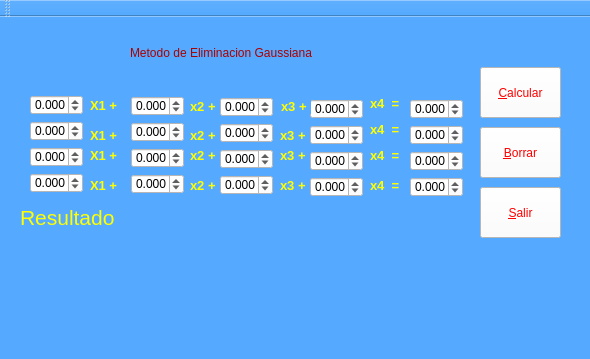
<?xml version="1.0" encoding="UTF-8"?>
<ui version="4.0">
 <class>eliminacion</class>
 <widget class="QMainWindow" name="eliminacion">
  <property name="geometry">
   <rect>
    <x>0</x>
    <y>0</y>
    <width>590</width>
    <height>359</height>
   </rect>
  </property>
  <property name="windowTitle">
   <string>eliminacion</string>
  </property>
  <property name="styleSheet">
   <string notr="true">background-color: rgb(85, 170, 255);</string>
  </property>
  <widget class="QWidget" name="centralWidget">
   <widget class="QDoubleSpinBox" name="a1">
    <property name="geometry">
     <rect>
      <x>30</x>
      <y>78</y>
      <width>53</width>
      <height>20</height>
     </rect>
    </property>
    <property name="styleSheet">
     <string notr="true">background-color: rgb(255, 255, 255);</string>
    </property>
    <property name="decimals">
     <number>3</number>
    </property>
    <property name="minimum">
     <double>-99.000000000000000</double>
    </property>
    <property name="singleStep">
     <double>0.100000000000000</double>
    </property>
   </widget>
   <widget class="QDoubleSpinBox" name="a2">
    <property name="geometry">
     <rect>
      <x>30</x>
      <y>104</y>
      <width>53</width>
      <height>20</height>
     </rect>
    </property>
    <property name="styleSheet">
     <string notr="true">background-color: rgb(255, 255, 255);</string>
    </property>
    <property name="decimals">
     <number>3</number>
    </property>
    <property name="minimum">
     <double>-99.000000000000000</double>
    </property>
    <property name="singleStep">
     <double>0.100000000000000</double>
    </property>
   </widget>
   <widget class="QDoubleSpinBox" name="a3">
    <property name="geometry">
     <rect>
      <x>30</x>
      <y>130</y>
      <width>53</width>
      <height>20</height>
     </rect>
    </property>
    <property name="styleSheet">
     <string notr="true">background-color: rgb(255, 255, 255);</string>
    </property>
    <property name="decimals">
     <number>3</number>
    </property>
    <property name="minimum">
     <double>-99.000000000000000</double>
    </property>
    <property name="singleStep">
     <double>0.100000000000000</double>
    </property>
   </widget>
   <widget class="QDoubleSpinBox" name="a4">
    <property name="geometry">
     <rect>
      <x>30</x>
      <y>156</y>
      <width>53</width>
      <height>20</height>
     </rect>
    </property>
    <property name="styleSheet">
     <string notr="true">background-color: rgb(255, 255, 255);</string>
    </property>
    <property name="decimals">
     <number>3</number>
    </property>
    <property name="minimum">
     <double>-99.000000000000000</double>
    </property>
    <property name="singleStep">
     <double>0.100000000000000</double>
    </property>
   </widget>
   <widget class="QDoubleSpinBox" name="b1">
    <property name="geometry">
     <rect>
      <x>131</x>
      <y>79</y>
      <width>53</width>
      <height>20</height>
     </rect>
    </property>
    <property name="styleSheet">
     <string notr="true">background-color: rgb(255, 255, 255);</string>
    </property>
    <property name="decimals">
     <number>3</number>
    </property>
    <property name="minimum">
     <double>-99.000000000000000</double>
    </property>
    <property name="singleStep">
     <double>0.100000000000000</double>
    </property>
   </widget>
   <widget class="QDoubleSpinBox" name="c1">
    <property name="geometry">
     <rect>
      <x>220</x>
      <y>80</y>
      <width>53</width>
      <height>20</height>
     </rect>
    </property>
    <property name="styleSheet">
     <string notr="true">background-color: rgb(255, 255, 255);</string>
    </property>
    <property name="decimals">
     <number>3</number>
    </property>
    <property name="minimum">
     <double>-99.000000000000000</double>
    </property>
    <property name="singleStep">
     <double>0.100000000000000</double>
    </property>
   </widget>
   <widget class="QDoubleSpinBox" name="d1">
    <property name="geometry">
     <rect>
      <x>310</x>
      <y>82</y>
      <width>53</width>
      <height>20</height>
     </rect>
    </property>
    <property name="styleSheet">
     <string notr="true">background-color: rgb(255, 255, 255);</string>
    </property>
    <property name="decimals">
     <number>3</number>
    </property>
    <property name="minimum">
     <double>-99.000000000000000</double>
    </property>
    <property name="singleStep">
     <double>0.100000000000000</double>
    </property>
   </widget>
   <widget class="QDoubleSpinBox" name="A">
    <property name="geometry">
     <rect>
      <x>410</x>
      <y>82</y>
      <width>53</width>
      <height>20</height>
     </rect>
    </property>
    <property name="styleSheet">
     <string notr="true">background-color: rgb(255, 255, 255);</string>
    </property>
    <property name="decimals">
     <number>3</number>
    </property>
    <property name="minimum">
     <double>-99.000000000000000</double>
    </property>
    <property name="singleStep">
     <double>0.100000000000000</double>
    </property>
   </widget>
   <widget class="QDoubleSpinBox" name="B">
    <property name="geometry">
     <rect>
      <x>410</x>
      <y>108</y>
      <width>53</width>
      <height>20</height>
     </rect>
    </property>
    <property name="styleSheet">
     <string notr="true">background-color: rgb(255, 255, 255);</string>
    </property>
    <property name="decimals">
     <number>3</number>
    </property>
    <property name="minimum">
     <double>-99.000000000000000</double>
    </property>
    <property name="singleStep">
     <double>0.100000000000000</double>
    </property>
   </widget>
   <widget class="QDoubleSpinBox" name="d2">
    <property name="geometry">
     <rect>
      <x>310</x>
      <y>108</y>
      <width>53</width>
      <height>20</height>
     </rect>
    </property>
    <property name="styleSheet">
     <string notr="true">background-color: rgb(255, 255, 255);</string>
    </property>
    <property name="decimals">
     <number>3</number>
    </property>
    <property name="minimum">
     <double>-99.000000000000000</double>
    </property>
    <property name="singleStep">
     <double>0.100000000000000</double>
    </property>
   </widget>
   <widget class="QDoubleSpinBox" name="b2">
    <property name="geometry">
     <rect>
      <x>131</x>
      <y>105</y>
      <width>53</width>
      <height>20</height>
     </rect>
    </property>
    <property name="styleSheet">
     <string notr="true">background-color: rgb(255, 255, 255);</string>
    </property>
    <property name="decimals">
     <number>3</number>
    </property>
    <property name="minimum">
     <double>-99.000000000000000</double>
    </property>
    <property name="singleStep">
     <double>0.100000000000000</double>
    </property>
   </widget>
   <widget class="QDoubleSpinBox" name="c2">
    <property name="geometry">
     <rect>
      <x>220</x>
      <y>106</y>
      <width>53</width>
      <height>20</height>
     </rect>
    </property>
    <property name="styleSheet">
     <string notr="true">background-color: rgb(255, 255, 255);</string>
    </property>
    <property name="decimals">
     <number>3</number>
    </property>
    <property name="minimum">
     <double>-99.000000000000000</double>
    </property>
    <property name="singleStep">
     <double>0.100000000000000</double>
    </property>
   </widget>
   <widget class="QDoubleSpinBox" name="d3">
    <property name="geometry">
     <rect>
      <x>310</x>
      <y>134</y>
      <width>53</width>
      <height>20</height>
     </rect>
    </property>
    <property name="styleSheet">
     <string notr="true">background-color: rgb(255, 255, 255);</string>
    </property>
    <property name="decimals">
     <number>3</number>
    </property>
    <property name="minimum">
     <double>-99.000000000000000</double>
    </property>
    <property name="singleStep">
     <double>0.100000000000000</double>
    </property>
   </widget>
   <widget class="QDoubleSpinBox" name="C">
    <property name="geometry">
     <rect>
      <x>410</x>
      <y>134</y>
      <width>53</width>
      <height>20</height>
     </rect>
    </property>
    <property name="styleSheet">
     <string notr="true">background-color: rgb(255, 255, 255);</string>
    </property>
    <property name="decimals">
     <number>3</number>
    </property>
    <property name="minimum">
     <double>-99.000000000000000</double>
    </property>
    <property name="singleStep">
     <double>0.100000000000000</double>
    </property>
   </widget>
   <widget class="QDoubleSpinBox" name="b3">
    <property name="geometry">
     <rect>
      <x>131</x>
      <y>131</y>
      <width>53</width>
      <height>20</height>
     </rect>
    </property>
    <property name="styleSheet">
     <string notr="true">background-color: rgb(255, 255, 255);</string>
    </property>
    <property name="decimals">
     <number>3</number>
    </property>
    <property name="minimum">
     <double>-99.000000000000000</double>
    </property>
    <property name="singleStep">
     <double>0.100000000000000</double>
    </property>
   </widget>
   <widget class="QDoubleSpinBox" name="c3">
    <property name="geometry">
     <rect>
      <x>220</x>
      <y>132</y>
      <width>53</width>
      <height>20</height>
     </rect>
    </property>
    <property name="styleSheet">
     <string notr="true">background-color: rgb(255, 255, 255);</string>
    </property>
    <property name="decimals">
     <number>3</number>
    </property>
    <property name="minimum">
     <double>-99.000000000000000</double>
    </property>
    <property name="singleStep">
     <double>0.100000000000000</double>
    </property>
   </widget>
   <widget class="QDoubleSpinBox" name="b4">
    <property name="geometry">
     <rect>
      <x>131</x>
      <y>157</y>
      <width>53</width>
      <height>20</height>
     </rect>
    </property>
    <property name="styleSheet">
     <string notr="true">background-color: rgb(255, 255, 255);</string>
    </property>
    <property name="decimals">
     <number>3</number>
    </property>
    <property name="minimum">
     <double>-99.000000000000000</double>
    </property>
    <property name="singleStep">
     <double>0.100000000000000</double>
    </property>
   </widget>
   <widget class="QDoubleSpinBox" name="c4">
    <property name="geometry">
     <rect>
      <x>220</x>
      <y>158</y>
      <width>53</width>
      <height>20</height>
     </rect>
    </property>
    <property name="styleSheet">
     <string notr="true">background-color: rgb(255, 255, 255);</string>
    </property>
    <property name="decimals">
     <number>3</number>
    </property>
    <property name="minimum">
     <double>-99.000000000000000</double>
    </property>
    <property name="singleStep">
     <double>0.100000000000000</double>
    </property>
   </widget>
   <widget class="QDoubleSpinBox" name="d4">
    <property name="geometry">
     <rect>
      <x>310</x>
      <y>160</y>
      <width>53</width>
      <height>20</height>
     </rect>
    </property>
    <property name="styleSheet">
     <string notr="true">background-color: rgb(255, 255, 255);</string>
    </property>
    <property name="decimals">
     <number>3</number>
    </property>
    <property name="minimum">
     <double>-99.000000000000000</double>
    </property>
    <property name="singleStep">
     <double>0.100000000000000</double>
    </property>
   </widget>
   <widget class="QDoubleSpinBox" name="D">
    <property name="geometry">
     <rect>
      <x>410</x>
      <y>160</y>
      <width>53</width>
      <height>20</height>
     </rect>
    </property>
    <property name="styleSheet">
     <string notr="true">background-color: rgb(255, 255, 255);</string>
    </property>
    <property name="decimals">
     <number>3</number>
    </property>
    <property name="minimum">
     <double>-99.000000000000000</double>
    </property>
    <property name="singleStep">
     <double>0.100000000000000</double>
    </property>
   </widget>
   <widget class="QLabel" name="label">
    <property name="geometry">
     <rect>
      <x>90</x>
      <y>110</y>
      <width>32</width>
      <height>16</height>
     </rect>
    </property>
    <property name="font">
     <font>
      <pointsize>10</pointsize>
      <weight>75</weight>
      <bold>true</bold>
     </font>
    </property>
    <property name="styleSheet">
     <string notr="true">color: rgb(255, 255, 0);</string>
    </property>
    <property name="text">
     <string>X1 +</string>
    </property>
   </widget>
   <widget class="QLabel" name="label_2">
    <property name="geometry">
     <rect>
      <x>90</x>
      <y>160</y>
      <width>32</width>
      <height>16</height>
     </rect>
    </property>
    <property name="font">
     <font>
      <pointsize>10</pointsize>
      <weight>75</weight>
      <bold>true</bold>
     </font>
    </property>
    <property name="styleSheet">
     <string notr="true">color: rgb(255, 255, 0);</string>
    </property>
    <property name="text">
     <string>X1 +</string>
    </property>
   </widget>
   <widget class="QLabel" name="label_3">
    <property name="geometry">
     <rect>
      <x>90</x>
      <y>130</y>
      <width>32</width>
      <height>16</height>
     </rect>
    </property>
    <property name="font">
     <font>
      <pointsize>10</pointsize>
      <weight>75</weight>
      <bold>true</bold>
     </font>
    </property>
    <property name="styleSheet">
     <string notr="true">color: rgb(255, 255, 0);</string>
    </property>
    <property name="text">
     <string>X1 +</string>
    </property>
   </widget>
   <widget class="QLabel" name="label_4">
    <property name="geometry">
     <rect>
      <x>90</x>
      <y>80</y>
      <width>32</width>
      <height>16</height>
     </rect>
    </property>
    <property name="font">
     <font>
      <pointsize>10</pointsize>
      <weight>75</weight>
      <bold>true</bold>
     </font>
    </property>
    <property name="styleSheet">
     <string notr="true">color: rgb(255, 255, 0);</string>
    </property>
    <property name="text">
     <string>X1 +</string>
    </property>
   </widget>
   <widget class="QLabel" name="label_5">
    <property name="geometry">
     <rect>
      <x>20</x>
      <y>190</y>
      <width>101</width>
      <height>21</height>
     </rect>
    </property>
    <property name="font">
     <font>
      <family>MS Shell Dlg 2</family>
      <pointsize>16</pointsize>
      <weight>9</weight>
      <italic>false</italic>
      <bold>false</bold>
     </font>
    </property>
    <property name="styleSheet">
     <string notr="true">color: rgb(255, 255, 0);
font: 75 16pt &quot;MS Shell Dlg 2&quot;;</string>
    </property>
    <property name="text">
     <string>Resultado</string>
    </property>
   </widget>
   <widget class="QLabel" name="label_6">
    <property name="geometry">
     <rect>
      <x>190</x>
      <y>110</y>
      <width>30</width>
      <height>16</height>
     </rect>
    </property>
    <property name="font">
     <font>
      <pointsize>10</pointsize>
      <weight>75</weight>
      <bold>true</bold>
     </font>
    </property>
    <property name="styleSheet">
     <string notr="true">color: rgb(255, 255, 0);</string>
    </property>
    <property name="text">
     <string>x2 +</string>
    </property>
   </widget>
   <widget class="QLabel" name="label_7">
    <property name="geometry">
     <rect>
      <x>190</x>
      <y>81</y>
      <width>30</width>
      <height>16</height>
     </rect>
    </property>
    <property name="font">
     <font>
      <pointsize>10</pointsize>
      <weight>75</weight>
      <bold>true</bold>
     </font>
    </property>
    <property name="styleSheet">
     <string notr="true">color: rgb(255, 255, 0);</string>
    </property>
    <property name="text">
     <string>x2 +</string>
    </property>
   </widget>
   <widget class="QLabel" name="label_8">
    <property name="geometry">
     <rect>
      <x>190</x>
      <y>160</y>
      <width>30</width>
      <height>16</height>
     </rect>
    </property>
    <property name="font">
     <font>
      <pointsize>10</pointsize>
      <weight>75</weight>
      <bold>true</bold>
     </font>
    </property>
    <property name="styleSheet">
     <string notr="true">color: rgb(255, 255, 0);</string>
    </property>
    <property name="text">
     <string>x2 +</string>
    </property>
   </widget>
   <widget class="QLabel" name="label_9">
    <property name="geometry">
     <rect>
      <x>190</x>
      <y>130</y>
      <width>30</width>
      <height>16</height>
     </rect>
    </property>
    <property name="font">
     <font>
      <pointsize>10</pointsize>
      <weight>75</weight>
      <bold>true</bold>
     </font>
    </property>
    <property name="styleSheet">
     <string notr="true">color: rgb(255, 255, 0);</string>
    </property>
    <property name="text">
     <string>x2 +</string>
    </property>
   </widget>
   <widget class="QLabel" name="label_10">
    <property name="geometry">
     <rect>
      <x>280</x>
      <y>110</y>
      <width>30</width>
      <height>16</height>
     </rect>
    </property>
    <property name="font">
     <font>
      <pointsize>10</pointsize>
      <weight>75</weight>
      <bold>true</bold>
     </font>
    </property>
    <property name="styleSheet">
     <string notr="true">color: rgb(255, 255, 0);</string>
    </property>
    <property name="text">
     <string>x3 +</string>
    </property>
   </widget>
   <widget class="QLabel" name="label_11">
    <property name="geometry">
     <rect>
      <x>281</x>
      <y>81</y>
      <width>30</width>
      <height>16</height>
     </rect>
    </property>
    <property name="font">
     <font>
      <pointsize>10</pointsize>
      <weight>75</weight>
      <bold>true</bold>
     </font>
    </property>
    <property name="styleSheet">
     <string notr="true">color: rgb(255, 255, 0);</string>
    </property>
    <property name="text">
     <string>x3 +</string>
    </property>
   </widget>
   <widget class="QLabel" name="label_12">
    <property name="geometry">
     <rect>
      <x>280</x>
      <y>160</y>
      <width>30</width>
      <height>16</height>
     </rect>
    </property>
    <property name="font">
     <font>
      <pointsize>10</pointsize>
      <weight>75</weight>
      <bold>true</bold>
     </font>
    </property>
    <property name="styleSheet">
     <string notr="true">color: rgb(255, 255, 0);</string>
    </property>
    <property name="text">
     <string>x3 +</string>
    </property>
   </widget>
   <widget class="QLabel" name="label_13">
    <property name="geometry">
     <rect>
      <x>280</x>
      <y>130</y>
      <width>30</width>
      <height>16</height>
     </rect>
    </property>
    <property name="font">
     <font>
      <pointsize>10</pointsize>
      <weight>75</weight>
      <bold>true</bold>
     </font>
    </property>
    <property name="styleSheet">
     <string notr="true">color: rgb(255, 255, 0);</string>
    </property>
    <property name="text">
     <string>x3 +</string>
    </property>
   </widget>
   <widget class="QLabel" name="label_14">
    <property name="geometry">
     <rect>
      <x>370</x>
      <y>104</y>
      <width>34</width>
      <height>16</height>
     </rect>
    </property>
    <property name="font">
     <font>
      <pointsize>10</pointsize>
      <weight>75</weight>
      <bold>true</bold>
     </font>
    </property>
    <property name="styleSheet">
     <string notr="true">color: rgb(255, 255, 0);</string>
    </property>
    <property name="text">
     <string>x4  =</string>
    </property>
   </widget>
   <widget class="QLabel" name="label_15">
    <property name="geometry">
     <rect>
      <x>370</x>
      <y>78</y>
      <width>34</width>
      <height>16</height>
     </rect>
    </property>
    <property name="font">
     <font>
      <pointsize>10</pointsize>
      <weight>75</weight>
      <bold>true</bold>
     </font>
    </property>
    <property name="styleSheet">
     <string notr="true">color: rgb(255, 255, 0);</string>
    </property>
    <property name="text">
     <string>x4  =</string>
    </property>
   </widget>
   <widget class="QLabel" name="label_16">
    <property name="geometry">
     <rect>
      <x>370</x>
      <y>160</y>
      <width>34</width>
      <height>16</height>
     </rect>
    </property>
    <property name="font">
     <font>
      <pointsize>10</pointsize>
      <weight>75</weight>
      <bold>true</bold>
     </font>
    </property>
    <property name="styleSheet">
     <string notr="true">color: rgb(255, 255, 0);</string>
    </property>
    <property name="text">
     <string>x4  =</string>
    </property>
   </widget>
   <widget class="QLabel" name="label_17">
    <property name="geometry">
     <rect>
      <x>370</x>
      <y>130</y>
      <width>34</width>
      <height>16</height>
     </rect>
    </property>
    <property name="font">
     <font>
      <pointsize>10</pointsize>
      <weight>75</weight>
      <bold>true</bold>
     </font>
    </property>
    <property name="styleSheet">
     <string notr="true">color: rgb(255, 255, 0);</string>
    </property>
    <property name="text">
     <string>x4  =</string>
    </property>
   </widget>
   <widget class="QPushButton" name="calcular">
    <property name="enabled">
     <bool>true</bool>
    </property>
    <property name="geometry">
     <rect>
      <x>480</x>
      <y>50</y>
      <width>81</width>
      <height>51</height>
     </rect>
    </property>
    <property name="styleSheet">
     <string notr="true">color: rgb(255, 0, 0);
font: 75 16pt &quot;MS Shell Dlg 2&quot;;
background-color: rgb(255, 255, 255);</string>
    </property>
    <property name="text">
     <string>&amp;Calcular</string>
    </property>
   </widget>
   <widget class="QPushButton" name="borrar">
    <property name="geometry">
     <rect>
      <x>480</x>
      <y>110</y>
      <width>81</width>
      <height>51</height>
     </rect>
    </property>
    <property name="styleSheet">
     <string notr="true">color: rgb(255, 0, 0);
font: 75 16pt &quot;MS Shell Dlg 2&quot;;
background-color: rgb(255, 255, 255);</string>
    </property>
    <property name="text">
     <string>&amp;Borrar</string>
    </property>
   </widget>
   <widget class="QPushButton" name="salir">
    <property name="geometry">
     <rect>
      <x>480</x>
      <y>170</y>
      <width>81</width>
      <height>51</height>
     </rect>
    </property>
    <property name="styleSheet">
     <string notr="true">color: rgb(255, 0, 0);
font: 75 16pt &quot;MS Shell Dlg 2&quot;;
background-color: rgb(255, 255, 255);</string>
    </property>
    <property name="text">
     <string>&amp;Salir</string>
    </property>
   </widget>
   <widget class="QLabel" name="Resultado">
    <property name="geometry">
     <rect>
      <x>20</x>
      <y>210</y>
      <width>451</width>
      <height>111</height>
     </rect>
    </property>
    <property name="styleSheet">
     <string notr="true">color: rgb(255, 0, 0);
font: 75 12pt &quot;MS Shell Dlg 2&quot;;</string>
    </property>
    <property name="text">
     <string/>
    </property>
   </widget>
   <widget class="QLabel" name="label_18">
    <property name="geometry">
     <rect>
      <x>130</x>
      <y>5</y>
      <width>331</width>
      <height>61</height>
     </rect>
    </property>
    <property name="styleSheet">
     <string notr="true">color: rgb(170, 0, 0);
font: 75 16pt &quot;MS Shell Dlg 2&quot;;</string>
    </property>
    <property name="text">
     <string>Metodo de Eliminacion Gaussiana</string>
    </property>
   </widget>
  </widget>
  <widget class="QToolBar" name="mainToolBar">
   <attribute name="toolBarArea">
    <enum>TopToolBarArea</enum>
   </attribute>
   <attribute name="toolBarBreak">
    <bool>false</bool>
   </attribute>
  </widget>
  <widget class="QStatusBar" name="statusBar"/>
 </widget>
 <layoutdefault spacing="6" margin="11"/>
 <resources/>
 <connections>
  <connection>
   <sender>salir</sender>
   <signal>clicked()</signal>
   <receiver>eliminacion</receiver>
   <slot>close()</slot>
   <hints>
    <hint type="sourcelabel">
     <x>490</x>
     <y>296</y>
    </hint>
    <hint type="destinationlabel">
     <x>542</x>
     <y>303</y>
    </hint>
   </hints>
  </connection>
 </connections>
</ui>
